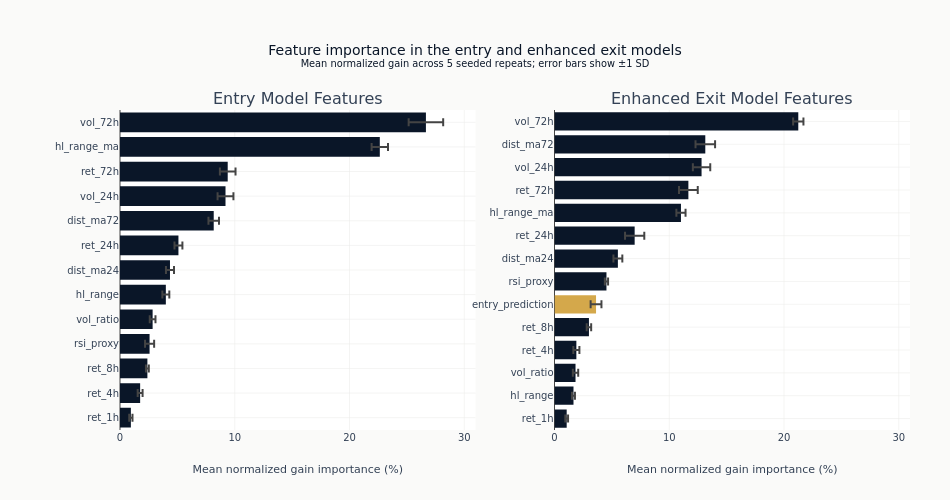

The notebook cell this image was saved under:
### Markdown cell above
The second panel uses the same normalized-gain scale and highlights only the stacked
entry-prediction feature before both panels receive a common range and title.

### Code cell
exit_imp_plot = enhanced_importance.to_pandas()
colors = [
    COLORS["amber"] if feature == "entry_prediction" else COLORS["blue"]
    for feature in exit_imp_plot["feature"]
]
fig.add_trace(
    go.Bar(
        x=exit_imp_plot["mean_importance"],
        y=exit_imp_plot["feature"],
        error_x={"type": "data", "array": exit_imp_plot["std_importance"], "visible": True},
        orientation="h",
        marker_color=colors,
        name="Exit",
    ),
    row=1,
    col=2,
)

importance_xmax = 1.1 * max(
    (entry_importance["mean_importance"] + entry_importance["std_importance"]).max(),
    (enhanced_importance["mean_importance"] + enhanced_importance["std_importance"]).max(),
)
fig.update_layout(
    title=(
        "Feature importance in the entry and enhanced exit models"
        f"<br><sup>Mean normalized gain across {N_IMPORTANCE_REPEATS} seeded repeats; "
        "error bars show ±1 SD</sup>"
    ),
    width=950,
    height=500,
    margin={"l": 120, "r": 40, "t": 110, "b": 70},
    showlegend=False,
)
fig.update_xaxes(title_text="Mean normalized gain importance (%)", range=[0, importance_xmax])
show_plotly_with_alt(
    fig,
    "Two panels of horizontal bars on a shared importance scale, the entry model on the left "
    "and the enhanced exit model on the right, each feature carrying an error bar for its "
    "repeat-to-repeat spread and the bars ordered from most important down. Both panels fall "
    "away steeply from their top feature. The stacked entry-prediction feature is highlighted "
    "in the right-hand panel, in the middle of that ordering rather than at either end.",
)

### Figure 1 — Plotly figure (JSON) as saved in the notebook; plotly's stock layout.template omitted (floating-point values rounded to 4 significant figures)
{"data": [{"error_x": {"array": [0.1411, 0.2137, 0.1244, 0.3961, 0.2495, 0.3023, 0.3504, 0.3453, 0.4576, 0.6909, 0.6815, 0.7128, 1.504], "type": "data", "visible": true}, "marker": {"color": "#0a1628"}, "name": "Entry", "orientation": "h", "type": "bar", "x": [0.9471, 1.755, 2.387, 2.578, 2.843, 3.994, 4.356, 5.093, 8.167, 9.194, 9.386, 22.64, 26.66], "xaxis": "x", "y": ["ret_1h", "ret_4h", "ret_8h", "rsi_proxy", "vol_ratio", "hl_range", "dist_ma24", "ret_24h", "dist_ma72", "vol_24h", "ret_72h", "hl_range_ma", "vol_72h"], "yaxis": "y"}, {"error_x": {"array": [0.1207, 0.1281, 0.2342, 0.2645, 0.1947, 0.4713, 0.141, 0.3875, 0.8389, 0.3993, 0.8172, 0.7579, 0.8533, 0.449], "type": "data", "visible": true}, "marker": {"color": ["#0a1628", "#0a1628", "#0a1628", "#0a1628", "#0a1628", "#D4A84B", "#0a1628", "#0a1628", "#0a1628", "#0a1628", "#0a1628", "#0a1628", "#0a1628", "#0a1628"]}, "name": "Exit", "orientation": "h", "type": "bar", "x": [1.062, 1.655, 1.832, 1.905, 3.001, 3.62, 4.528, 5.523, 6.986, 11.02, 11.67, 12.82, 13.14, 21.24], "xaxis": "x2", "y": ["ret_1h", "hl_range", "vol_ratio", "ret_4h", "ret_8h", "entry_prediction", "rsi_proxy", "dist_ma24", "ret_24h", "hl_range_ma", "ret_72h", "vol_24h", "dist_ma72", "vol_72h"], "yaxis": "y2"}], "layout": {"annotations": [{"font": {"size": 16}, "showarrow": false, "text": "Entry Model Features", "x": 0.225, "xanchor": "center", "xref": "paper", "y": 1.0, "yanchor": "bottom", "yref": "paper"}, {"font": {"size": 16}, "showarrow": false, "text": "Enhanced Exit Model Features", "x": 0.775, "xanchor": "center", "xref": "paper", "y": 1.0, "yanchor": "bottom", "yref": "paper"}], "height": 500, "margin": {"b": 70, "l": 120, "r": 40, "t": 110}, "showlegend": false, "title": {"text": "Feature importance in the entry and enhanced exit models<br><sup>Mean normalized gain across 5 seeded repeats; error bars show ±1 SD</sup>"}, "width": 950, "xaxis": {"anchor": "y", "domain": [0.0, 0.45], "range": [0, 30.98], "title": {"text": "Mean normalized gain importance (%)"}}, "xaxis2": {"anchor": "y2", "domain": [0.55, 1.0], "range": [0, 30.98], "title": {"text": "Mean normalized gain importance (%)"}}, "yaxis": {"anchor": "x", "domain": [0.0, 1.0]}, "yaxis2": {"anchor": "x2", "domain": [0.0, 1.0]}}}
